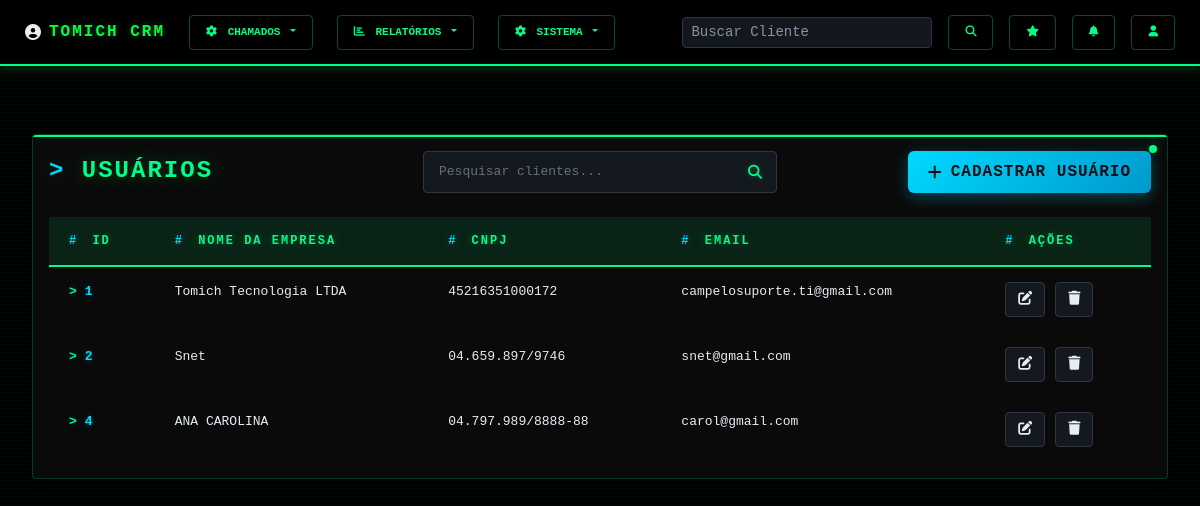
Page /clientes/cadastrar/ (signed in) on the committed database.
### clientes/models.py (models this page shows, shortened)
class Cliente(models.Model):
    usuario = models.OneToOneField(User, on_delete=models.CASCADE)
    nome_empresa = models.CharField(max_length=100)
    cnpj = models.CharField(max_length=18, unique=True)
    endereco = models.CharField(max_length=200)
    telefone = models.CharField(max_length=15,blank=True, null=True)
    email = models.EmailField(unique=True)
    cep = models.CharField(max_length=10, blank=True, null=True)
    cidade = models.CharField(max_length=100, blank=True, null=True)
    data_criacao = models.DateTimeField(auto_now_add=True)
    estado = models.CharField(max_length=2, blank=True, null=True)

### clientes/views.py (the view, shortened to what this page needs)
# urls.py: path('cadastrar/', views.cadastrar_cliente, name='cadastrar_cliente'),
@login_required(login_url='login')
def cadastrar_cliente(request):
    if request.method == 'GET':
        clientes = Cliente.objects.all()
        usuario = User.objects.all()
        return render(request, 'cadastrar_cliente.html', {
            'clientes': clientes, 'usuario': usuario})

### clientes/templates/cadastrar_cliente.html (shortened to what this page needs)
{% extends "base.html" %}
{% load static %}
{% block content %}
    <div class="main-content">
        <div class="container-fluid">
            <div class="row mt-5">
                <div class="col-12">
                    <div class="card">
                        <div class="card-body">
                            <div class="table-header-container mb-4">
                                <h4 class="mb-0">Usuários</h4>
                                <div class="search-container-center">
                                    <input type="text" id="searchInput" class="form-control search-input" placeholder="Pesquisar clientes...">
                                </div>
                                <button class="btn btn-primary" data-bs-toggle="modal" data-bs-target="#cadastroModal">
                                    <i class="fas fa-plus me-2"></i> Cadastrar usuário
                                </button>
                            </div>
                            <div class="table-responsive">
                            <table class="table custom-table">
                                <thead>
                                    <tr>
                                        <th>ID</th>
                                        <th>Nome da Empresa</th>
                                        <th>CNPJ</th>
                                        <th>Email</th>
                                        <th>Ações</th>
                                    </tr>
                                </thead>
                                <tbody>
                                    {% for cliente in clientes %}
                                    <tr class="table-row-selectable" data-cliente-id="{{cliente.id}}">
                                        <td>{{cliente.id}}</td>
                                        <td>{{cliente.nome_empresa}}</td>
                                        <td>{{cliente.cnpj}}</td>
                                        <td>{{cliente.email}}</td>
                                        <td>
                                            <div class="action-buttons">
                                                <button class="btn-action btn-edit" onclick="editarCliente({{cliente.id}}, '{{cliente.nome_empresa|escapejs}}', '{{cliente.cnpj|escapejs}}', '{{cliente.cep|escapejs}}', '{{cliente.endereco|escapejs}}', '{{cliente.estado|escapejs}}', '{{cliente.cidade|escapejs}}', '{{cliente.telefone|escapejs}}', '{{cliente.email|escapejs}}', {{cliente.usuario.id}})" title="Editar">
                                                    <i class="fas fa-edit"></i>
                                                </button>
                                                <button class="btn-action btn-delete" onclick="confirmarDelete({{cliente.id}})" title="Excluir">
                                                    <i class="fas fa-trash"></i>
                                                </button>
                                            </div>
                                        </td>
                                    </tr>
                                    {% endfor %}
                                </tbody>
                            </table>
                        </div>
                        </div>
                    </div>
                </div>
            </div>
        </div>
    </div>
{% endblock %}

### rows in the picture
Cliente: id "1", nome_empresa "Tomich Tecnologia LTDA", cnpj "45216351000172", email "campelosuporte.ti@gmail.com"
Cliente: id "2", nome_empresa "Snet", cnpj "04.659.897/9746", email "snet@gmail.com"
Cliente: id "4", nome_empresa "ANA CAROLINA", cnpj "04.797.989/8888-88", email "carol@gmail.com"
